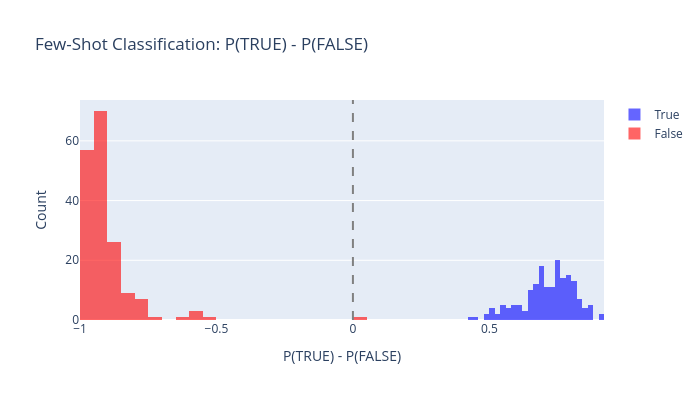

This figure's notebook cell:
### Code cell
def few_shot_evaluate(
    statements: list[str],
    model: AutoModelForCausalLM,
    tokenizer: AutoTokenizer,
    few_shot_prompt: str,
    true_id: int,
    false_id: int,
    batch_size: int = 32,
) -> Float[Tensor, " n"]:
    """
    Evaluate P(TRUE) - P(FALSE) for each statement using few-shot classification.

    Args:
        statements: List of statements to classify.
        model: Language model.
        tokenizer: Tokenizer.
        few_shot_prompt: The few-shot prefix prompt.
        true_id: Token ID for " TRUE".
        false_id: Token ID for " FALSE".
        batch_size: Batch size.

    Returns:
        Tensor of P(TRUE) - P(FALSE) for each statement.
    """
    out = [] 
    updated_statements = [f"{few_shot_prompt}{s} This statement is:" for s in statements]
    for b in range(0, len(statements), batch_size):
        batch_s = updated_statements[b:b+batch_size]
        inputs = tokenizer(batch_s, return_tensors="pt", padding=True, padding_side="left").to(device)
        with t.inference_mode():
            output = model(**inputs, use_cache=False)
            output_prob = t.softmax(output.logits[:, -1].float(), dim=-1)
            prob = output_prob[:, true_id] - output_prob[:, false_id]
            out.append(prob)
    return t.concat(out, dim=0).to('cpu')

# Load sp_en_trans for evaluation (exclude statements used in the few-shot prompt)
sp_df = datasets["sp_en_trans"]
sp_statements = sp_df["statement"].tolist()
sp_labels = t.tensor(sp_df["label"].values, dtype=t.float32)

# Filter out statements that appear in the few-shot prompt
sp_eval_mask = [s not in FEW_SHOT_PROMPT for s in sp_statements]
sp_eval_stmts = [s for s, m in zip(sp_statements, sp_eval_mask) if m]
sp_eval_labels = sp_labels[t.tensor(sp_eval_mask)]

p_diffs = few_shot_evaluate(sp_eval_stmts, model, tokenizer, FEW_SHOT_PROMPT, TRUE_ID, FALSE_ID)

# Compute accuracy
preds = (p_diffs > 0).float()
acc = (preds == sp_eval_labels).float().mean().item()
assert acc > 0.9, f"Few-shot accuracy too low: {acc:.3f} (expected > 0.9)"
true_mean = p_diffs[sp_eval_labels == 1].mean().item()
false_mean = p_diffs[sp_eval_labels == 0].mean().item()

print(f"Few-shot classification accuracy: {acc:.3f}")
print(f"Mean P(TRUE)-P(FALSE) for true statements:  {true_mean:.4f}")
print(f"Mean P(TRUE)-P(FALSE) for false statements: {false_mean:.4f}")

# Histogram
fig = go.Figure()
fig.add_trace(
    go.Histogram(x=p_diffs[sp_eval_labels == 1].numpy(), name="True", marker_color="blue", opacity=0.6, nbinsx=30)
)
fig.add_trace(
    go.Histogram(x=p_diffs[sp_eval_labels == 0].numpy(), name="False", marker_color="red", opacity=0.6, nbinsx=30)
)
fig.add_vline(x=0, line_dash="dash", line_color="gray")
fig.update_layout(
    title="Few-Shot Classification: P(TRUE) - P(FALSE)",
    xaxis_title="P(TRUE) - P(FALSE)",
    yaxis_title="Count",
    barmode="overlay",
    height=400,
    width=700,
)
fig.show()

### Figure 1 — Plotly figure (JSON) as saved in the notebook; plotly's stock layout.template omitted (floating-point values rounded to 4 significant figures; data arrays with more than 128 entries replaced by an {"elided": "..."} marker saying what was removed)
{"data": [{"marker": {"color": "blue"}, "name": "True", "nbinsx": 30, "opacity": 0.6, "type": "histogram", "x": {"elided": "174 float values"}}, {"marker": {"color": "red"}, "name": "False", "nbinsx": 30, "opacity": 0.6, "type": "histogram", "x": {"elided": "176 float values"}}], "layout": {"barmode": "overlay", "height": 400, "shapes": [{"line": {"color": "gray", "dash": "dash"}, "type": "line", "x0": 0, "x1": 0, "xref": "x", "y0": 0, "y1": 1, "yref": "y domain"}], "title": {"text": "Few-Shot Classification: P(TRUE) - P(FALSE)"}, "width": 700, "xaxis": {"title": {"text": "P(TRUE) - P(FALSE)"}}, "yaxis": {"title": {"text": "Count"}}}}
